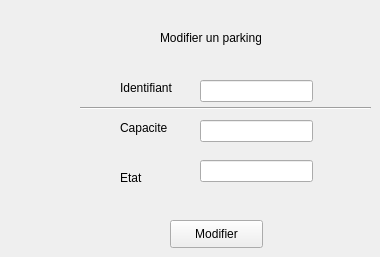
      <widget class="QWidget" name="tab_3">
       <attribute name="title">
        <string>Modifier</string>
       </attribute>
       <widget class="QPushButton" name="modifierParking">
        <property name="geometry">
         <rect>
          <x>170</x>
          <y>220</y>
          <width>93</width>
          <height>28</height>
         </rect>
        </property>
        <property name="text">
         <string>Modifier</string>
        </property>
       </widget>
       <widget class="QLabel" name="label_12">
        <property name="geometry">
         <rect>
          <x>160</x>
          <y>30</y>
          <width>101</width>
          <height>16</height>
         </rect>
        </property>
        <property name="text">
         <string>Modifier un parking</string>
        </property>
       </widget>
       <widget class="Line" name="line">
        <property name="geometry">
         <rect>
          <x>80</x>
          <y>100</y>
          <width>291</width>
          <height>16</height>
         </rect>
        </property>
        <property name="orientation">
         <enum>Qt::Horizontal</enum>
        </property>
       </widget>
       <widget class="QLabel" name="label_19">
        <property name="geometry">
         <rect>
          <x>120</x>
          <y>170</y>
          <width>55</width>
          <height>16</height>
         </rect>
        </property>
        <property name="text">
         <string>Etat</string>
        </property>
       </widget>
       <widget class="QLineEdit" name="idParkingModif">
        <property name="geometry">
         <rect>
          <x>200</x>
          <y>80</y>
          <width>113</width>
          <height>22</height>
         </rect>
        </property>
       </widget>
       <widget class="QLabel" name="label_20">
        <property name="geometry">
         <rect>
          <x>120</x>
          <y>120</y>
          <width>55</width>
          <height>16</height>
         </rect>
        </property>
        <property name="text">
         <string>Capacite</string>
        </property>
       </widget>
       <widget class="QLineEdit" name="etatParkingModif">
        <property name="geometry">
         <rect>
          <x>200</x>
          <y>160</y>
          <width>113</width>
          <height>22</height>
         </rect>
        </property>
       </widget>
       <widget class="QLabel" name="label_21">
        <property name="geometry">
         <rect>
          <x>120</x>
          <y>80</y>
          <width>55</width>
          <height>16</height>
         </rect>
        </property>
        <property name="text">
         <string>Identifiant</string>
        </property>
       </widget>
       <widget class="QLineEdit" name="capaciteParkingModif">
        <property name="geometry">
         <rect>
          <x>200</x>
          <y>120</y>
          <width>113</width>
          <height>22</height>
         </rect>
        </property>
       </widget>
      </widget>
